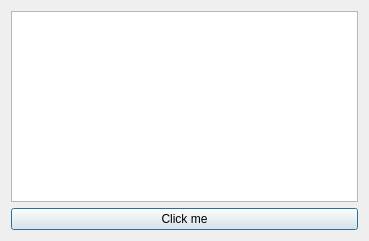
<?xml version="1.0" encoding="UTF-8"?>
<ui version="4.0">
 <class>Class20Class</class>
 <widget class="QDialog" name="Class20Class">
  <property name="geometry">
   <rect>
    <x>0</x>
    <y>0</y>
    <width>369</width>
    <height>241</height>
   </rect>
  </property>
  <property name="windowTitle">
   <string>Class20</string>
  </property>
  <layout class="QVBoxLayout" name="verticalLayout">
   <item>
    <widget class="QListWidget" name="listWidget"/>
   </item>
   <item>
    <widget class="QPushButton" name="pushButton">
     <property name="text">
      <string>Click me</string>
     </property>
    </widget>
   </item>
  </layout>
 </widget>
 <layoutdefault spacing="6" margin="11"/>
 <resources>
  <include location="class20.qrc"/>
 </resources>
 <connections/>
</ui>
